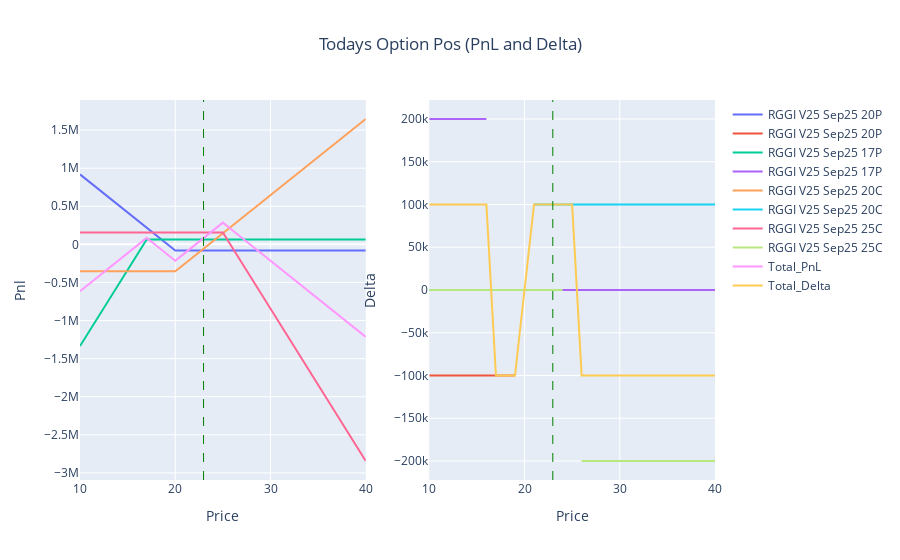

Source (notebook cell):
### Markdown cell above
Post Sep Expiry, End of Year (to see theta impact)

### Code cell
pnl_delta_plot(end_of_year)
